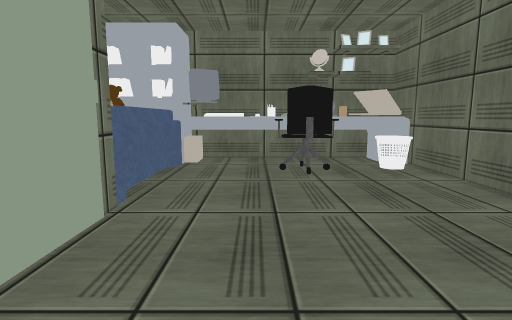
[1] (above)

13 first-person views from a walk through a scene from a Unity 3-D project. The camera is 1.2 m above the floor, tilts 8° down and sees 80° across. The floor is counted in squares, 0.5 m on a side. Each view is taken from the middle of a square. On the plan, view 1 faces up. The plan holds only what a view shows up to about 19 squares ahead; the rest is blank. Some surface patterns are stand-ins.

[2]
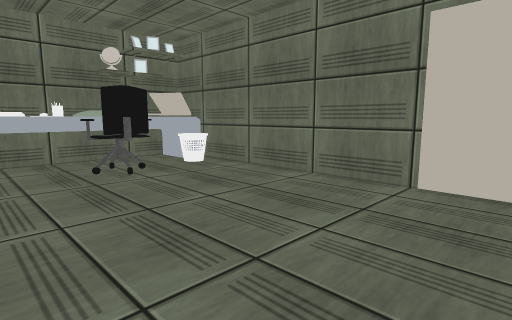

[3]
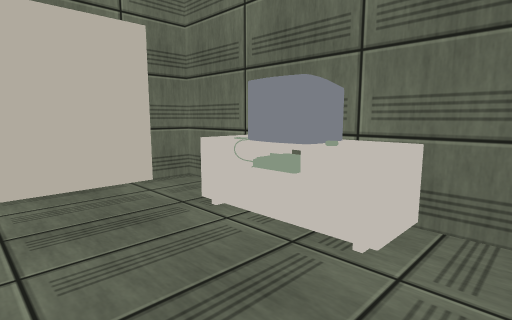

[4]
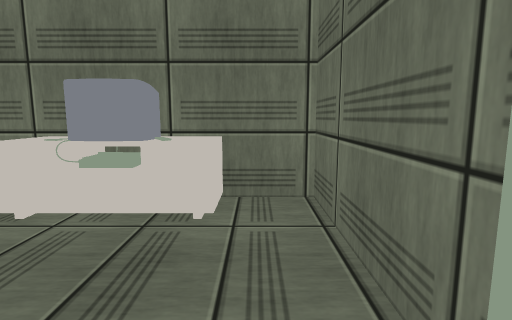

[5]
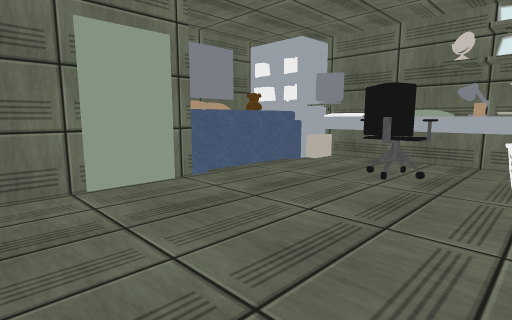

[6]
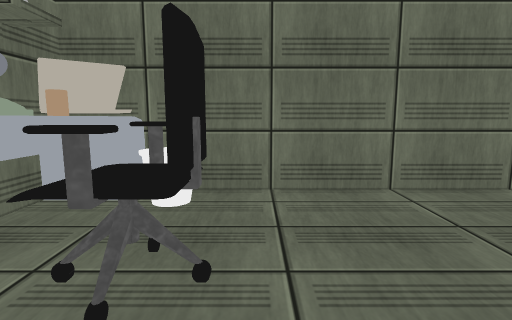

[7]
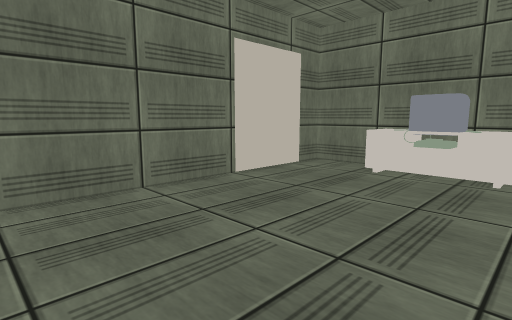

[8]
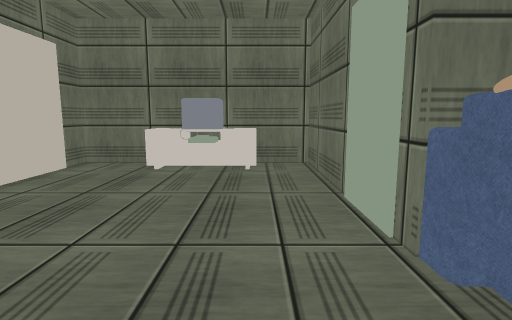

[9]
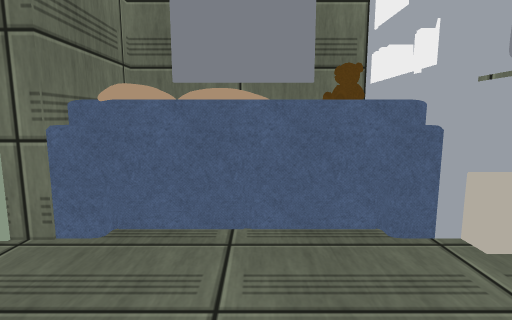

[10]
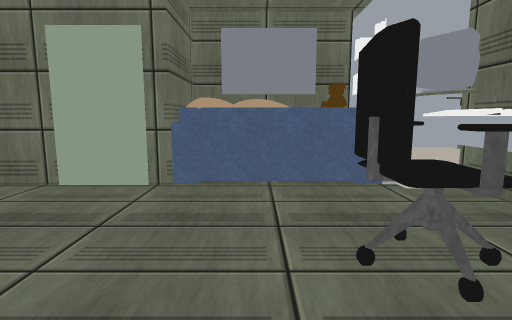

[11]
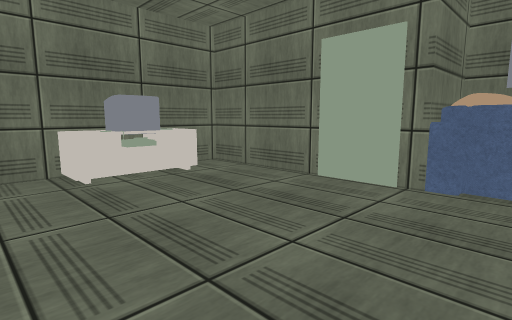

[12]
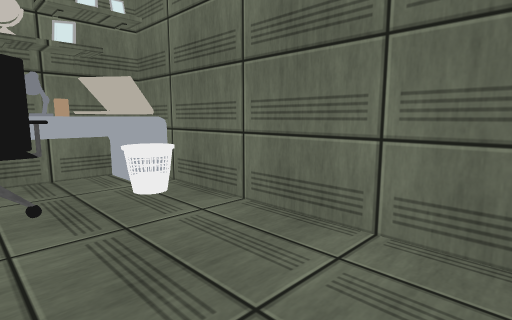

[13]
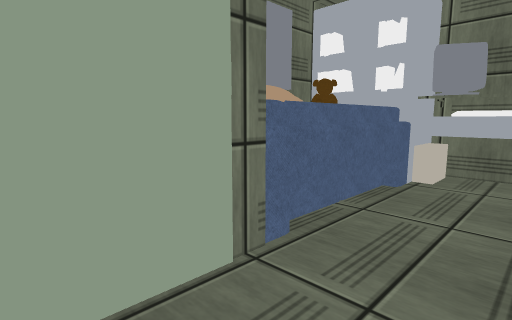

### Floor plan
Key: @ floor where view 1 was taken; # wall or solid block; . floor; = window, fence, low wall or low ledge; ^ raised ledge; B bed; C chair; O other object.
Columns run from 6 left of view 1 to 8 right of it. Each row starts with its distance up from view 1.
 17  ####^^OOO#^###
 16 ##O#^^^OOO^^###
 15 B B ...CCC .#=#
 14 B B....CCCC.==#
 13   B....CCC....#
 12   B...........#
 11   B...........#
 10   B...........#
  9   B...........#
  8 ###...........#
  7   #...........#
  6   #...........#
  5   #...........#
  4   #...........#
  3   #...........#
  2   #...........#
  1   #...........#
  0   #...@.......#
 -1   #..^^##^^...#
 -2   #..^^##^^...#
 -3   ###^^^^^^####

Positions as (right, up) in squares from view 1, and headings:
1: (0, 0), facing up
2: (-3, 0), facing up-right
3: (-3, 4), facing down-right
4: (-2, 6), facing down
5: (7, 1), facing up-left
6: (-2, 12), facing right
7: (-2, 12), facing down-right
8: (-1, 13), facing down
9: (2, 12), facing left
10: (7, 11), facing left
11: (7, 11), facing down-left
12: (2, 5), facing up-right
13: (0, 4), facing up-left
